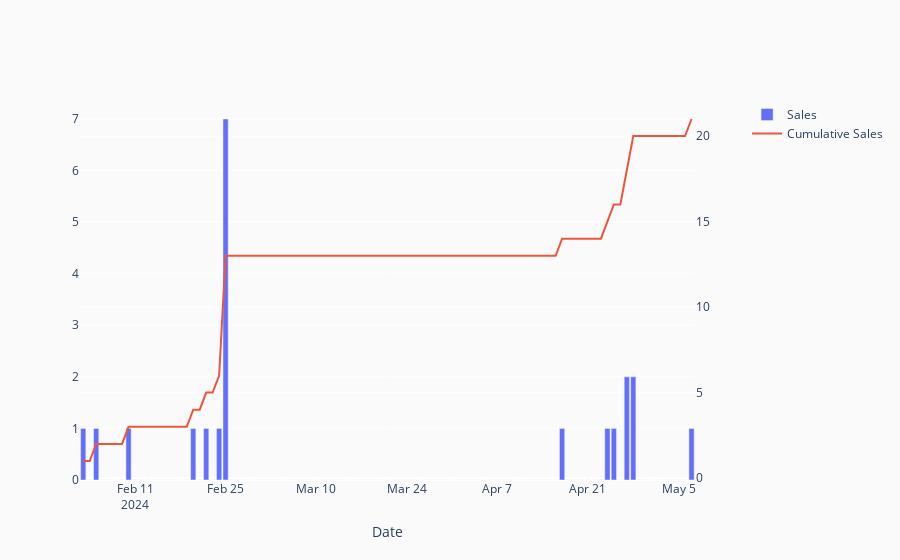

Notebook code for this chart:
### Code cell
mint_to_sales_fig.update_layout(
    plot_bgcolor='#fafafa',
    paper_bgcolor='#fafafa',
)

listing_to_sales_fig.update_layout(
    plot_bgcolor='#fafafa',
    paper_bgcolor='#fafafa',
)

daily_box_mints_fig.update_layout(
    plot_bgcolor='#fafafa',
    paper_bgcolor='#fafafa',
)

daily_box_sales_fig.update_layout(
    plot_bgcolor='#fafafa',
    paper_bgcolor='#fafafa',
)

daily_vol_fig.update_layout(
    plot_bgcolor='#fafafa',
    paper_bgcolor='#fafafa',
)

daily_sales_fig.update_layout(
    plot_bgcolor='#fafafa',
    paper_bgcolor='#fafafa',
)
